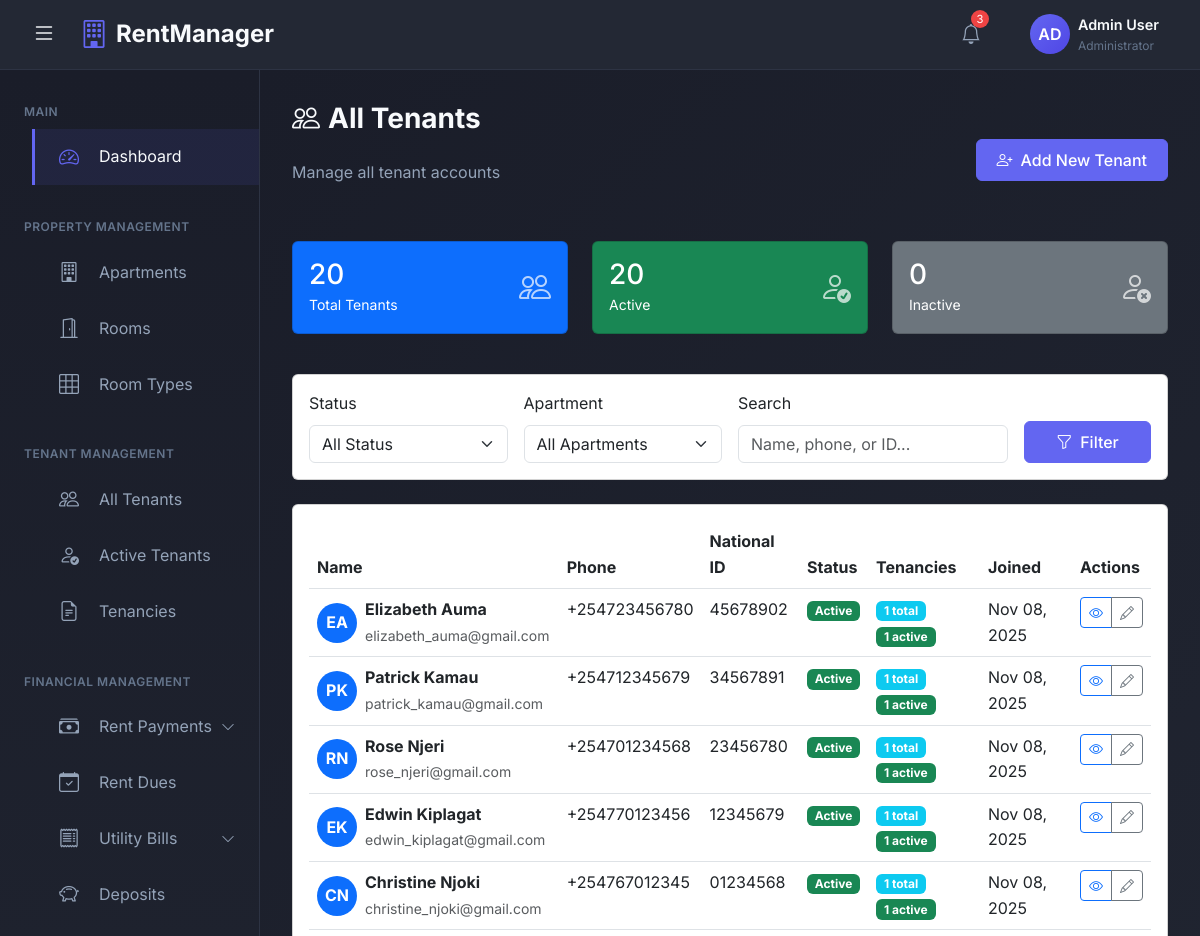
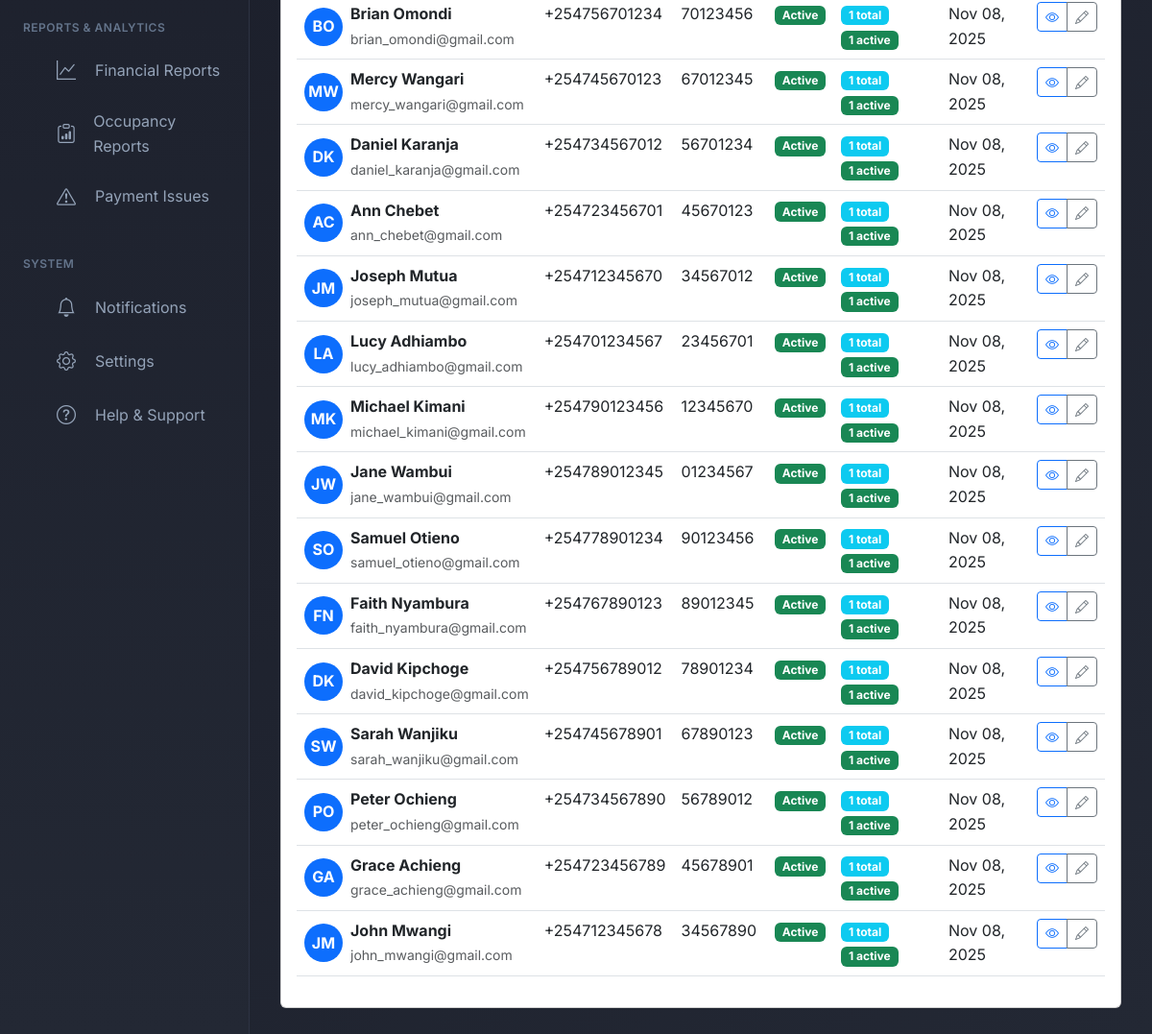
/tenants/ (signed in), run on the app's committed database (2 pictures, top to bottom).
### rental_app/models.py (models this page shows, shortened)
class User(AbstractUser):
    USER_TYPE_CHOICES = (
        ('admin', 'Admin'),
        ('tenant', 'Tenant'),
    )
    USER_STATUS = (
        ('active', 'Active'),
        ('inactive', 'Inactive'),
        ('archived', 'Archived'),  # For moved out tenants
    )
    user_type = models.CharField(max_length=10, choices=USER_TYPE_CHOICES)
    user_status = models.CharField(max_length=20, choices=USER_STATUS, default='active')
    phone_number = models.CharField(max_length=15, unique=True)
    national_id = models.CharField(max_length=20, unique=True, null=True, blank=True)
    profile_picture = models.ImageField(upload_to='profiles/', null=True, blank=True)
    is_deleted = models.BooleanField(default=False)
    deleted_at = models.DateTimeField(null=True, blank=True)
    created_at = models.DateTimeField(auto_now_add=True)
    updated_at = models.DateTimeField(auto_now=True)

### rental_app/views.py (the view, shortened to what this page needs)
# urls.py: path('tenants/', views.tenant_list, name='tenant_list'),
@login_required
def tenant_list(request):
    tenants = User.objects.filter(
        user_type='tenant',
        tenancies__apartment__owner=request.user
    ).distinct().annotate(
        total_tenancies=Count('tenancies'),
        active_tenancy_count=Count('tenancies', filter=Q(tenancies__status='active'))
    ).order_by('-created_at')
    status_filter = request.GET.get('status', '')
    search_query = request.GET.get('search', '')
    apartment_filter = request.GET.get('apartment', '')
    if status_filter:
        tenants = tenants.filter(user_status=status_filter)
    if apartment_filter:
        tenants = tenants.filter(tenancies__apartment_id=apartment_filter)
    apartments = Apartment.objects.filter(owner=request.user)
    total_tenants = tenants.count()
    active_tenants = tenants.filter(user_status='active').count()
    inactive_tenants = tenants.filter(user_status='inactive').count()
    paginator = Paginator(tenants, 20)
    page_number = request.GET.get('page')
    tenants_page = paginator.get_page(page_number)
    context = {
        'tenants': tenants_page,
        'total_tenants': total_tenants,
        'active_tenants': active_tenants,
        'inactive_tenants': inactive_tenants,
        'apartments': apartments,
        'status_filter': status_filter,
        'search_query': search_query,
        'apartment_filter': apartment_filter,
    }
    return render(request, 'tenants/tenant_list.html', context)

### templates/tenants/tenant_list.html (shortened to what this page needs)
{% extends 'admin_base.html' %}
{% block content %}
<div class="page-header d-flex justify-content-between align-items-center mb-4">
    <div>
        <h1 class="page-title">
            <i class="bi bi-people me-2"></i>All Tenants
        </h1>
        <p class="page-subtitle">Manage all tenant accounts</p>
    </div>
    <a href="{% url 'tenant_create' %}" class="btn btn-primary">
        <i class="bi bi-person-plus me-2"></i>Add New Tenant
    </a>
</div>
<div class="row mb-4">
    <div class="col-md-4 mb-3">
        <div class="card bg-primary text-white">
            <div class="card-body">
                <div class="d-flex justify-content-between align-items-center">
                    <div>
                        <h3 class="mb-0">{{ total_tenants }}</h3>
                        <small>Total Tenants</small>
                    </div>
                    <i class="bi bi-people" style="font-size: 2rem; opacity: 0.7;"></i>
                </div>
            </div>
        </div>
    </div>
    <div class="col-md-4 mb-3">
        <div class="card bg-success text-white">
            <div class="card-body">
                <div class="d-flex justify-content-between align-items-center">
                    <div>
                        <h3 class="mb-0">{{ active_tenants }}</h3>
                        <small>Active</small>
                    </div>
                    <i class="bi bi-person-check" style="font-size: 2rem; opacity: 0.7;"></i>
                </div>
            </div>
        </div>
    </div>
    <div class="col-md-4 mb-3">
        <div class="card bg-secondary text-white">
            <div class="card-body">
                <div class="d-flex justify-content-between align-items-center">
                    <div>
                        <h3 class="mb-0">{{ inactive_tenants }}</h3>
                        <small>Inactive</small>
                    </div>
                    <i class="bi bi-person-x" style="font-size: 2rem; opacity: 0.7;"></i>
                </div>
            </div>
        </div>
    </div>
</div>
<div class="card mb-4">
    <div class="card-body">
        <form method="get" class="row g-3">
            <div class="col-md-3">
                <label class="form-label">Status</label>
                <select name="status" class="form-select">
                    <option value="">All Status</option>
                </select>
            </div>
            <div class="col-md-3">
                <label class="form-label">Apartment</label>
                <select name="apartment" class="form-select">
                    <option value="">All Apartments</option>
                </select>
            </div>
            <div class="col-md-4">
                <label class="form-label">Search</label>
                <input type="text" name="search" class="form-control"
                       placeholder="Name, phone, or ID..." value="{{ search_query }}">
            </div>
            <div class="col-md-2 d-flex align-items-end">
                <button type="submit" class="btn btn-primary w-100">
                    <i class="bi bi-funnel me-2"></i>Filter
                </button>
            </div>
        </form>
    </div>
</div>
<div class="card">
    <div class="card-body">
        <div class="table-responsive">
            <table class="table table-hover">
                <thead>
                    <tr>
                        <th>Name</th>
                        <th>Phone</th>
                        <th>National ID</th>
                        <th>Status</th>
                        <th>Tenancies</th>
                        <th>Joined</th>
                        <th>Actions</th>
                    </tr>
                </thead>
                <tbody>
                    {% for tenant in tenants %}
                    <tr>
                        <td>
                            <div class="d-flex align-items-center">
                                <div class="avatar-circle bg-primary text-white me-2">
                                    {{ tenant.first_name.0 }}{{ tenant.last_name.0 }}
                                </div>
                                <div>
                                    <strong>{{ tenant.get_full_name }}</strong>
                                    {% if tenant.email %}
                                    <br><small class="text-muted">{{ tenant.email }}</small>
                                    {% endif %}
                                </div>
                            </div>
                        </td>
                        <td>{{ tenant.phone_number }}</td>
                        <td>{{ tenant.national_id|default:"-" }}</td>
                        <td>
                            {% if tenant.user_status == 'active' %}
                            <span class="badge bg-success">Active</span>
                            {% elif tenant.user_status == 'inactive' %}
                            <span class="badge bg-warning">Inactive</span>
                            {% else %}
                            <span class="badge bg-secondary">Archived</span>
                            {% endif %}
                        </td>
                        <td>
                            <span class="badge bg-info">{{ tenant.total_tenancies }} total</span>
                            {% if tenant.active_tenancy_count > 0 %}
                            <span class="badge bg-success">{{ tenant.active_tenancy_count }} active</span>
                            {% endif %}
                        </td>
                        <td>{{ tenant.created_at|date:"M d, Y" }}</td>
                        <td>
                            <div class="btn-group btn-group-sm">
                                <a href="{% url 'tenant_detail' tenant.pk %}" class="btn btn-outline-primary" title="View">
                                    <i class="bi bi-eye"></i>
                                </a>
                                <a href="{% url 'tenant_edit' tenant.pk %}" class="btn btn-outline-secondary" title="Edit">
                                    <i class="bi bi-pencil"></i>
                                </a>
                            </div>
                        </td>
                    </tr>
                    {% endfor %}
                </tbody>
            </table>
        </div>
    </div>
</div>
{% endblock %}

### templates/admin_base.html (style rules this page uses)
:root { --sidebar-width: 260px; --header-height: 70px; --primary-color: #1a1d29; --secondary-color: #232834; --accent-color: #6366f1; --accent-hover: #4f46e5; --text-primary: #f8fafc; --text-secondary: #94a3b8; --text-muted: #64748b; --border-color: #2d3343; --card-bg: #232834; --success-color: #10b981; --warning-color: #f59e0b; --danger-color: #ef4444; --bg-gradient: linear-gradient(135deg, #1a1d29 0%, #232834 100%); --sidebar-gradient: linear-gradient(180deg, #1a1d29 0%, #232834 100%); }
* { margin: 0; padding: 0; box-sizing: border-box; }
body { font-family: 'Inter', -apple-system, BlinkMacSystemFont, 'Segoe UI', Roboto, sans-serif; background-color: var(--primary-color); color: var(--text-primary); overflow-x: hidden; line-height: 1.6; font-weight: 400; }
.page-title { font-size: 1.75rem; font-weight: 700; color: var(--text-primary); margin-bottom: 1.5rem; }
.page-subtitle { font-size: 1rem; color: var(--text-secondary); margin-bottom: 2rem; }
.btn-primary { background-color: var(--accent-color); border-color: var(--accent-color); font-weight: 500; padding: 0.5rem 1.25rem; }
.main-content > * { animation: fadeIn 0.5s ease-out; }

### templates/tenants/tenant_list.html (style rules this page uses)
.avatar-circle { width: 40px; height: 40px; border-radius: 50%; display: flex; align-items: center; justify-content: center; font-weight: bold; }

### data on the page
User: first_name.0 "E", last_name.0 "A", get_full_name "Elizabeth Auma", email "elizabeth_auma@gmail.com", phone_number "+254723456780", national_id "45678902", user_status "Active", total_tenancies "1", active_tenancy_count "1", created_at "Nov 08, 2025"
User: first_name.0 "P", last_name.0 "K", get_full_name "Patrick Kamau", email "patrick_kamau@gmail.com", phone_number "+254712345679", national_id "34567891", user_status "Active", total_tenancies "1", active_tenancy_count "1", created_at "Nov 08, 2025"
User: first_name.0 "R", last_name.0 "N", get_full_name "Rose Njeri", email "rose_njeri@gmail.com", phone_number "+254701234568", national_id "23456780", user_status "Active", total_tenancies "1", active_tenancy_count "1", created_at "Nov 08, 2025"
User: first_name.0 "E", last_name.0 "K", get_full_name "Edwin Kiplagat", email "edwin_kiplagat@gmail.com", phone_number "+254770123456", national_id "12345679", user_status "Active", total_tenancies "1", active_tenancy_count "1", created_at "Nov 08, 2025"
User: first_name.0 "C", last_name.0 "N", get_full_name "Christine Njoki", email "christine_njoki@gmail.com", phone_number "+254767012345", national_id "01234568", user_status "Active", total_tenancies "1", active_tenancy_count "1", created_at "Nov 08, 2025"
User: first_name.0 "B", last_name.0 "O", get_full_name "Brian Omondi", email "brian_omondi@gmail.com", phone_number "+254756701234", national_id "70123456", user_status "Active", total_tenancies "1", active_tenancy_count "1", created_at "Nov 08, 2025"
User: first_name.0 "M", last_name.0 "W", get_full_name "Mercy Wangari", email "mercy_wangari@gmail.com", phone_number "+254745670123", national_id "67012345", user_status "Active", total_tenancies "1", active_tenancy_count "1", created_at "Nov 08, 2025"
User: first_name.0 "D", last_name.0 "K", get_full_name "Daniel Karanja", email "daniel_karanja@gmail.com", phone_number "+254734567012", national_id "56701234", user_status "Active", total_tenancies "1", active_tenancy_count "1", created_at "Nov 08, 2025"
User: first_name.0 "A", last_name.0 "C", get_full_name "Ann Chebet", email "ann_chebet@gmail.com", phone_number "+254723456701", national_id "45670123", user_status "Active", total_tenancies "1", active_tenancy_count "1", created_at "Nov 08, 2025"
User: first_name.0 "J", last_name.0 "M", get_full_name "Joseph Mutua", email "joseph_mutua@gmail.com", phone_number "+254712345670", national_id "34567012", user_status "Active", total_tenancies "1", active_tenancy_count "1", created_at "Nov 08, 2025"
User: first_name.0 "L", last_name.0 "A", get_full_name "Lucy Adhiambo", email "lucy_adhiambo@gmail.com", phone_number "+254701234567", national_id "23456701", user_status "Active", total_tenancies "1", active_tenancy_count "1", created_at "Nov 08, 2025"
User: first_name.0 "M", last_name.0 "K", get_full_name "Michael Kimani", email "michael_kimani@gmail.com", phone_number "+254790123456", national_id "12345670", user_status "Active", total_tenancies "1", active_tenancy_count "1", created_at "Nov 08, 2025"
User: first_name.0 "J", last_name.0 "W", get_full_name "Jane Wambui", email "jane_wambui@gmail.com", phone_number "+254789012345", national_id "01234567", user_status "Active", total_tenancies "1", active_tenancy_count "1", created_at "Nov 08, 2025"
User: first_name.0 "S", last_name.0 "O", get_full_name "Samuel Otieno", email "samuel_otieno@gmail.com", phone_number "+254778901234", national_id "90123456", user_status "Active", total_tenancies "1", active_tenancy_count "1", created_at "Nov 08, 2025"
User: first_name.0 "F", last_name.0 "N", get_full_name "Faith Nyambura", email "faith_nyambura@gmail.com", phone_number "+254767890123", national_id "89012345", user_status "Active", total_tenancies "1", active_tenancy_count "1", created_at "Nov 08, 2025"
User: first_name.0 "D", last_name.0 "K", get_full_name "David Kipchoge", email "david_kipchoge@gmail.com", phone_number "+254756789012", national_id "78901234", user_status "Active", total_tenancies "1", active_tenancy_count "1", created_at "Nov 08, 2025"
User: first_name.0 "S", last_name.0 "W", get_full_name "Sarah Wanjiku", email "sarah_wanjiku@gmail.com", phone_number "+254745678901", national_id "67890123", user_status "Active", total_tenancies "1", active_tenancy_count "1", created_at "Nov 08, 2025"
User: first_name.0 "P", last_name.0 "O", get_full_name "Peter Ochieng", email "peter_ochieng@gmail.com", phone_number "+254734567890", national_id "56789012", user_status "Active", total_tenancies "1", active_tenancy_count "1", created_at "Nov 08, 2025"
User: first_name.0 "G", last_name.0 "A", get_full_name "Grace Achieng", email "grace_achieng@gmail.com", phone_number "+254723456789", national_id "45678901", user_status "Active", total_tenancies "1", active_tenancy_count "1", created_at "Nov 08, 2025"
User: first_name.0 "J", last_name.0 "M", get_full_name "John Mwangi", email "john_mwangi@gmail.com", phone_number "+254712345678", national_id "34567890", user_status "Active", total_tenancies "1", active_tenancy_count "1", created_at "Nov 08, 2025"

### other printed values
{{ total_tenants }} "20"
{{ active_tenants }} "20"
{{ inactive_tenants }} "0"
